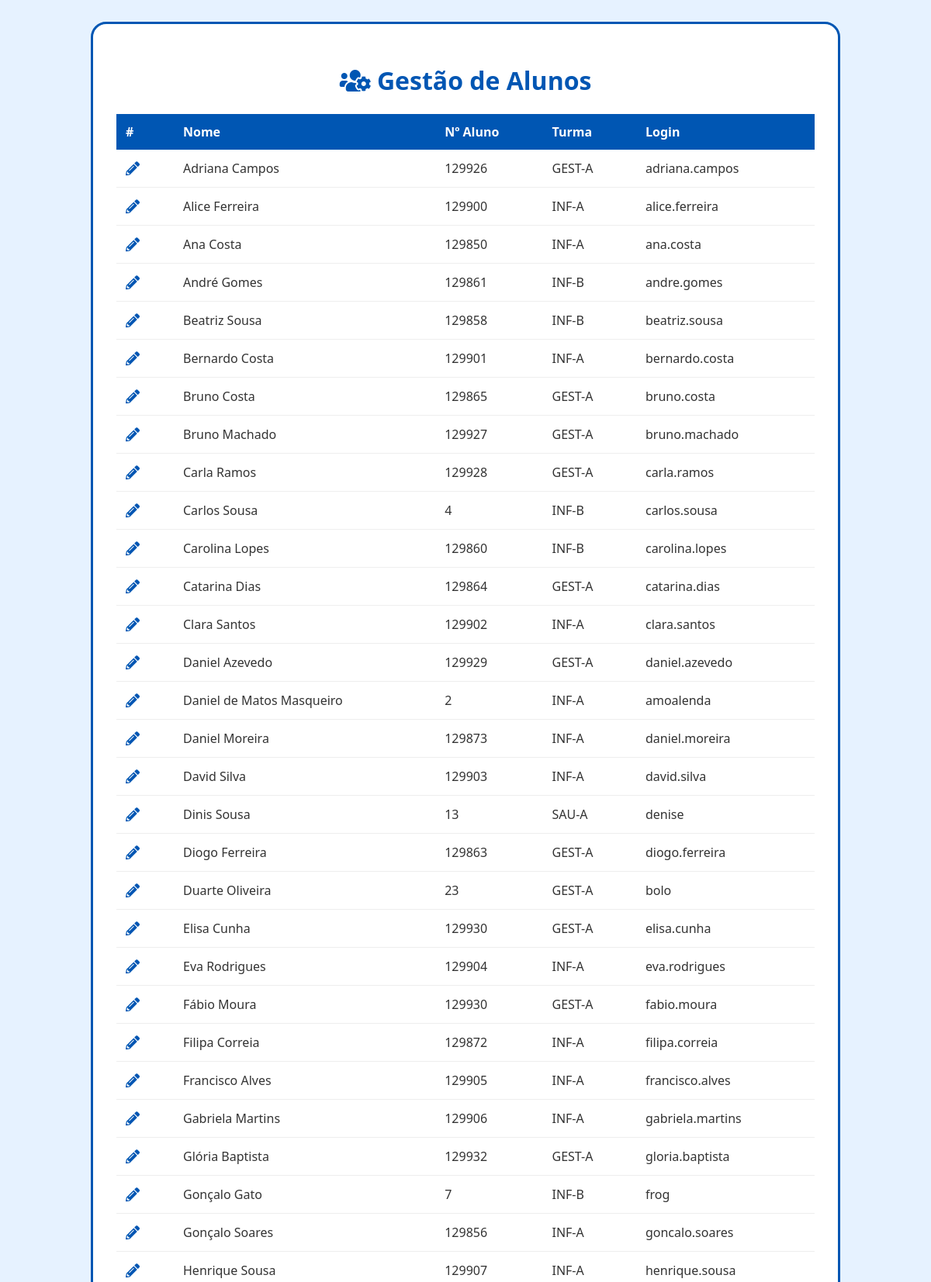
The app's page /webapp/gerir_alunos.php (signed in, upper part) with its own data.
### tables this page shows
CREATE TABLE `aluno` (
  `turma_id` int(11) NOT NULL,
  `utilizador_id` int(11) NOT NULL,
  `numero` int(11) DEFAULT NULL,
  `observacoes` varchar(150) DEFAULT NULL
);

CREATE TABLE `utilizador` (
  `utilizador_id` int(11) NOT NULL,
  `login` varchar(150) DEFAULT NULL,
  `password` varchar(150) DEFAULT NULL,
  `nome` varchar(150) DEFAULT NULL,
  `tipo` enum('aluno','formador','administrativo','') NOT NULL
);

CREATE TABLE `turma` (
  `curso_id` int(11) NOT NULL,
  `turma_id` int(11) NOT NULL,
  `sigla` varchar(150) DEFAULT NULL,
  `ano` int(11) DEFAULT NULL
);

### webapp/gerir_alunos.php (the view, shortened to what this page needs)
<?php
require 'db.php';
$modo_apagar = isset($_GET['modo']) && $_GET['modo'] == 'apagar';
$sql = "SELECT u.utilizador_id, u.nome, u.login, a.numero, t.sigla as turma
        FROM aluno a
        JOIN utilizador u ON a.utilizador_id = u.utilizador_id
        JOIN turma t ON a.turma_id = t.turma_id
        ORDER BY u.nome";
$result = mysqli_query($conn, $sql);
?>
<!DOCTYPE html>
<html lang="pt">
<head>
    <link rel="stylesheet" href="https://cdnjs.cloudflare.com/ajax/libs/font-awesome/5.15.4/css/all.min.css">
</head>
<body>
<div class="container">
    <h1><i class="fas fa-users-cog"></i> Gestão de Alunos</h1>
    <form method="POST" id="formApagar">
        <table>
            <thead>
                <tr>
                    <?php if ($modo_apagar): ?>
                        <th style="width: 50px;"><i class="fas fa-check-square"></i></th>
                    <?php else: ?>
                        <th style="width: 50px;">#</th>
                    <?php endif; ?>
                    <th>Nome</th>
                    <th>Nº Aluno</th>
                    <th>Turma</th>
                    <th>Login</th>
                </tr>
            </thead>
            <tbody>
                <?php while ($row = mysqli_fetch_assoc($result)): ?>
                <tr>
                    <td>
                        <?php if ($modo_apagar): ?>
                            <input type="checkbox" name="ids_para_apagar[]" value="<?php echo $row['utilizador_id']; ?>" class="check-apagar">
                        <?php else: ?>
                            <a href="editar_aluno.php?id=<?php echo $row['utilizador_id']; ?>" class="btn-edit" title="Editar">
                                <i class="fas fa-pencil-alt"></i>
                            </a>
                        <?php endif; ?>
                    </td>
                    <td><?php echo htmlspecialchars($row['nome']); ?></td>
                    <td><?php echo htmlspecialchars($row['numero']); ?></td>
                    <td><?php echo htmlspecialchars($row['turma']); ?></td>
                    <td><?php echo htmlspecialchars($row['login']); ?></td>
                </tr>
                <?php endwhile; ?>
            </tbody>
        </table>
    </form>
</div>
</body>
</html>

### webapp/gerir_alunos.php (style rules this page uses)
body { font-family: 'Segoe UI', sans-serif; background-color: #e6f2ff; padding: 20px; }
.container { max-width: 900px; margin: 0 auto; background: white; padding: 30px; border-radius: 20px; border: 3px solid #0056b3; }
h1 { color: #0056b3; text-align: center; }
table { width: 100%; border-collapse: collapse; margin-top: 20px; }
th { background: #0056b3; color: white; padding: 12px; text-align: left; }
td { padding: 12px; border-bottom: 1px solid #eee; color: #333; }
.btn-edit { color: #0056b3; font-size: 18px; margin-right: 10px; cursor: pointer; text-decoration: none; }

### records on screen
aluno: utilizador_id.nome "Adriana Campos", numero "129926", turma.sigla "GEST-A", utilizador_id.login "adriana.campos"
aluno: utilizador_id.nome "Alice Ferreira", numero "129900", turma.sigla "INF-A", utilizador_id.login "alice.ferreira"
aluno: utilizador_id.nome "Ana Costa", numero "129850", turma.sigla "INF-A", utilizador_id.login "ana.costa"
aluno: utilizador_id.nome "André Gomes", numero "129861", turma.sigla "INF-B", utilizador_id.login "andre.gomes"
aluno: utilizador_id.nome "Beatriz Sousa", numero "129858", turma.sigla "INF-B", utilizador_id.login "beatriz.sousa"
aluno: utilizador_id.nome "Bernardo Costa", numero "129901", turma.sigla "INF-A", utilizador_id.login "bernardo.costa"
aluno: utilizador_id.nome "Bruno Costa", numero "129865", turma.sigla "GEST-A", utilizador_id.login "bruno.costa"
aluno: utilizador_id.nome "Bruno Machado", numero "129927", turma.sigla "GEST-A", utilizador_id.login "bruno.machado"
aluno: utilizador_id.nome "Carla Ramos", numero "129928", turma.sigla "GEST-A", utilizador_id.login "carla.ramos"
aluno: utilizador_id.nome "Carlos Sousa", numero "4", turma.sigla "INF-B", utilizador_id.login "carlos.sousa"
aluno: utilizador_id.nome "Carolina Lopes", numero "129860", turma.sigla "INF-B", utilizador_id.login "carolina.lopes"
aluno: utilizador_id.nome "Catarina Dias", numero "129864", turma.sigla "GEST-A", utilizador_id.login "catarina.dias"
aluno: utilizador_id.nome "Clara Santos", numero "129902", turma.sigla "INF-A", utilizador_id.login "clara.santos"
aluno: utilizador_id.nome "Daniel Azevedo", numero "129929", turma.sigla "GEST-A", utilizador_id.login "daniel.azevedo"
aluno: utilizador_id.nome "Daniel de Matos Masqueiro", numero "2", turma.sigla "INF-A", utilizador_id.login "amoalenda"
aluno: utilizador_id.nome "Daniel Moreira", numero "129873", turma.sigla "INF-A", utilizador_id.login "daniel.moreira"
aluno: utilizador_id.nome "David Silva", numero "129903", turma.sigla "INF-A", utilizador_id.login "david.silva"
aluno: utilizador_id.nome "Dinis Sousa", numero "13", turma.sigla "SAU-A", utilizador_id.login "denise"
aluno: utilizador_id.nome "Diogo Ferreira", numero "129863", turma.sigla "GEST-A", utilizador_id.login "diogo.ferreira"
aluno: utilizador_id.nome "Duarte Oliveira", numero "23", turma.sigla "GEST-A", utilizador_id.login "bolo"
aluno: utilizador_id.nome "Elisa Cunha", numero "129930", turma.sigla "GEST-A", utilizador_id.login "elisa.cunha"
aluno: utilizador_id.nome "Eva Rodrigues", numero "129904", turma.sigla "INF-A", utilizador_id.login "eva.rodrigues"
aluno: utilizador_id.nome "Fábio Moura", numero "129930", turma.sigla "GEST-A", utilizador_id.login "fabio.moura"
aluno: utilizador_id.nome "Filipa Correia", numero "129872", turma.sigla "INF-A", utilizador_id.login "filipa.correia"
aluno: utilizador_id.nome "Francisco Alves", numero "129905", turma.sigla "INF-A", utilizador_id.login "francisco.alves"
aluno: utilizador_id.nome "Gabriela Martins", numero "129906", turma.sigla "INF-A", utilizador_id.login "gabriela.martins"
aluno: utilizador_id.nome "Glória Baptista", numero "129932", turma.sigla "GEST-A", utilizador_id.login "gloria.baptista"
aluno: utilizador_id.nome "Gonçalo Gato", numero "7", turma.sigla "INF-B", utilizador_id.login "frog"
aluno: utilizador_id.nome "Gonçalo Soares", numero "129856", turma.sigla "INF-A", utilizador_id.login "goncalo.soares"
aluno: utilizador_id.nome "Henrique Sousa", numero "129907", turma.sigla "INF-A", utilizador_id.login "henrique.sousa"
